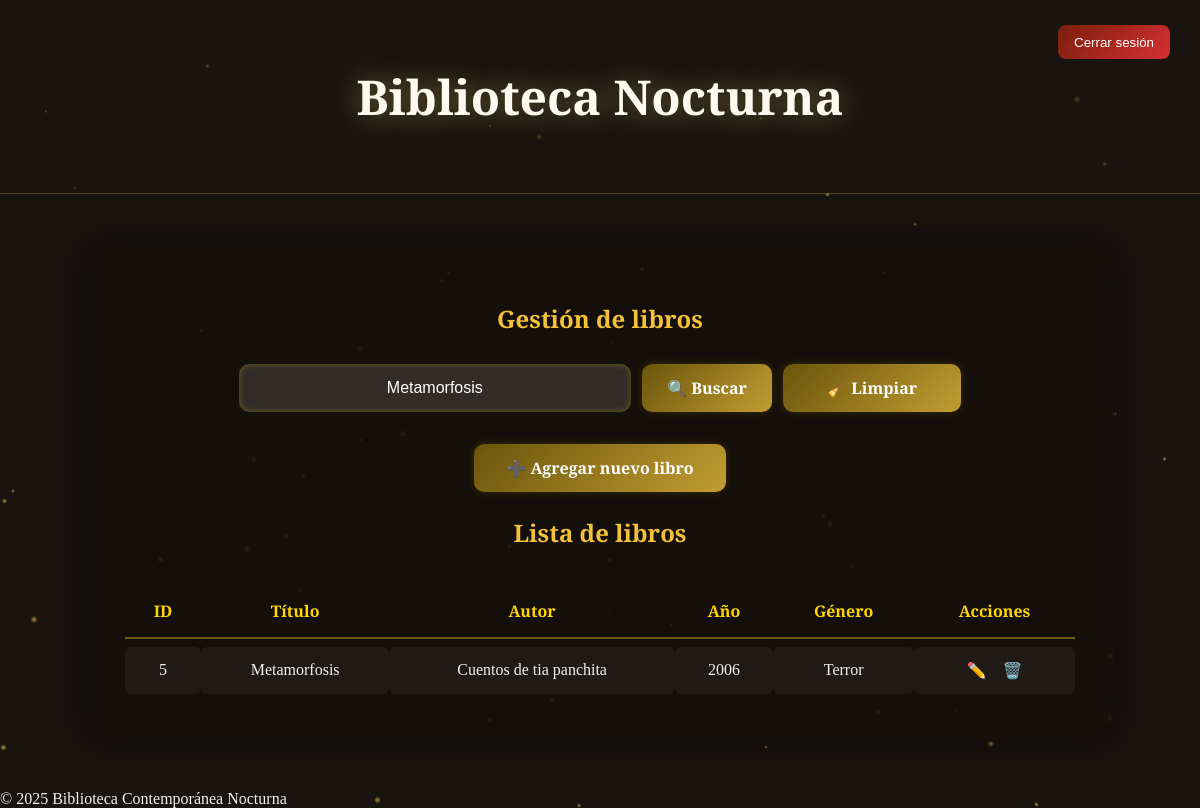
The page /panel.php?buscar=Metamorfosis (signed in) on the database its author committed.
### tables this page shows
CREATE TABLE books (
            id INTEGER PRIMARY KEY AUTOINCREMENT,
            title TEXT NOT NULL,
            author TEXT NOT NULL,
            year INTEGER,
            genre TEXT,
            created_at DATETIME DEFAULT CURRENT_TIMESTAMP
        );

### panel.php (the view, shortened to what this page needs)
<?php
try {
    $db = new PDO('sqlite:db/biblioteca.db');
    $db->setAttribute(PDO::ATTR_ERRMODE, PDO::ERRMODE_EXCEPTION);
} catch (PDOException $e) {
    die("❌ Error de conexión: " . $e->getMessage());
}
$searchTerm = '';
if (isset($_GET['buscar'])) {
    $searchTerm = trim($_GET['buscar']);
    $stmt = $db->prepare("SELECT * FROM books WHERE title LIKE ? OR author LIKE ? ORDER BY id DESC");
    $stmt->execute(["%$searchTerm%", "%$searchTerm%"]);
    $result = $stmt->fetchAll(PDO::FETCH_ASSOC);
} else {
    $result = $db->query("SELECT * FROM books ORDER BY id DESC")->fetchAll(PDO::FETCH_ASSOC);
}
?>
<!DOCTYPE html>
<html lang="es">
<head>
</head>
<body>
<div id="particles"></div>
<header>
  <h1>Biblioteca Nocturna</h1>
  <form method="POST" action="logout.php">
    <button class="logout">Cerrar sesión</button>
  </form>
</header>
<div class="container">
  <h2>Gestión de libros</h2>
  <form class="search-bar" method="GET" action="">
    <input type="text" name="buscar" placeholder="Buscar por título o autor" value="<?= htmlspecialchars($searchTerm) ?>">
    <button type="submit" class="btn-golden">🔍 Buscar</button>
    <a href="panel.php" class="btn-golden">🧹 Limpiar</a>
  </form>
  <div class="add-btn">
    <a href="add.php" class="btn-golden">➕ Agregar nuevo libro</a>
  </div>
  <h2>Lista de libros</h2>
  <table>
    <tr><th>ID</th><th>Título</th><th>Autor</th><th>Año</th><th>Género</th><th>Acciones</th></tr>
    <?php if(!$result): ?>
      <tr><td colspan="6">No hay resultados.</td></tr>
    <?php else: foreach($result as $row): ?>
      <tr>
        <td><?=$row['id']?></td>
        <td><?=htmlspecialchars($row['title'])?></td>
        <td><?=htmlspecialchars($row['author'])?></td>
        <td><?=htmlspecialchars($row['year'])?></td>
        <td><?=htmlspecialchars($row['genre'])?></td>
        <td>
          <a class="action" href="edit.php?id=<?=$row['id']?>">✏️</a>
          <a class="action" href="?del=<?=$row['id']?>" onclick="return confirm('¿Eliminar este libro?')">🗑️</a>
        </td>
      </tr>
    <?php endforeach; endif;?>
  </table>
</div>
<footer>© 2025 Biblioteca Contemporánea Nocturna</footer>
</body>
</html>

### panel.php (style rules this page uses)
body { margin:0; font-family:"Playfair Display",serif; background:url('https://images.unsplash.com/photo-1524995997946-a1c2e315a42f') center/cover fixed no-repeat; background-blend-mode:multiply; background-color:#1a1410; color:#f1f1f1; overflow-x:hidden; }
header { text-align:center; padding:2rem; background:rgba(25,20,15,0.6); border-bottom:1px solid rgba(255,215,0,0.25); position:relative; z-index:2; }
h1 { font-family:"Cinzel Decorative",serif; font-size:3rem; color:#fffaf0; text-shadow:0 0 30px rgba(255,223,120,0.45); }
.logout { position:absolute; right:30px; top:25px; background:linear-gradient(135deg,#7a1f0d,#d63031); color:#fff; border:none; border-radius:8px; padding:0.6rem 1rem; cursor:pointer; z-index:3; }
.container { max-width:950px; margin:3rem auto; background:rgba(20,15,10,0.85); border-radius:20px; padding:2.5rem; box-shadow:0 0 40px rgba(0,0,0,0.6); position:relative; z-index:2; }
h2 { color:#f3c13a; text-align:center; margin-bottom:1.8rem; }
.search-bar { display:flex; justify-content:center; align-items:center; gap:0.7rem; flex-wrap:wrap; margin-bottom:2rem; }
.search-bar input { width:360px; height:48px; border:none; border-radius:10px; padding:0 1rem; font-size:1rem; text-align:center; color:#fff; background:rgba(255,255,255,0.12); box-shadow:inset 0 0 6px rgba(255,215,0,0.3); transition:all 0.3s ease; }
.search-bar input::placeholder { color:#ddd; }
.btn-golden { height:48px; min-width:130px; display:inline-flex; align-items:center; justify-content:center; gap:0.4rem; padding:0 1.5rem; font-family:"Playfair Display",serif; font-size:1rem; font-weight:600; color:#fff; background:linear-gradient(135deg,#6b540b,#c19e32); border:none; border-radius:10px; text-decoration:none; cursor:pointer; box-shadow:0 0 10px rgba(255,215,0,0.15); transition:all 0.3s ease; }
.add-btn { display:flex; justify-content:center; margin-bottom:1.5rem; }
.add-btn a { height:48px; padding:0 2rem; }
table { width:100%; border-collapse:separate; border-spacing:0 8px; }
th,td { text-align:center; padding:0.9rem; }
th { color:#ffd700; border-bottom:2px solid rgba(255,215,0,0.4); }
td { background:rgba(255,255,255,0.05); border-radius:6px; }
a.action { color:#ffd700; text-decoration:none; margin:0 6px; }
#particles { position:fixed; top:0; left:0; width:100%; height:100%; z-index:0; pointer-events:none; overflow:hidden; }

### rows shown on the page
books: id "5", title "Metamorfosis", author "Cuentos de tia panchita", year "2006", genre "Terror"
